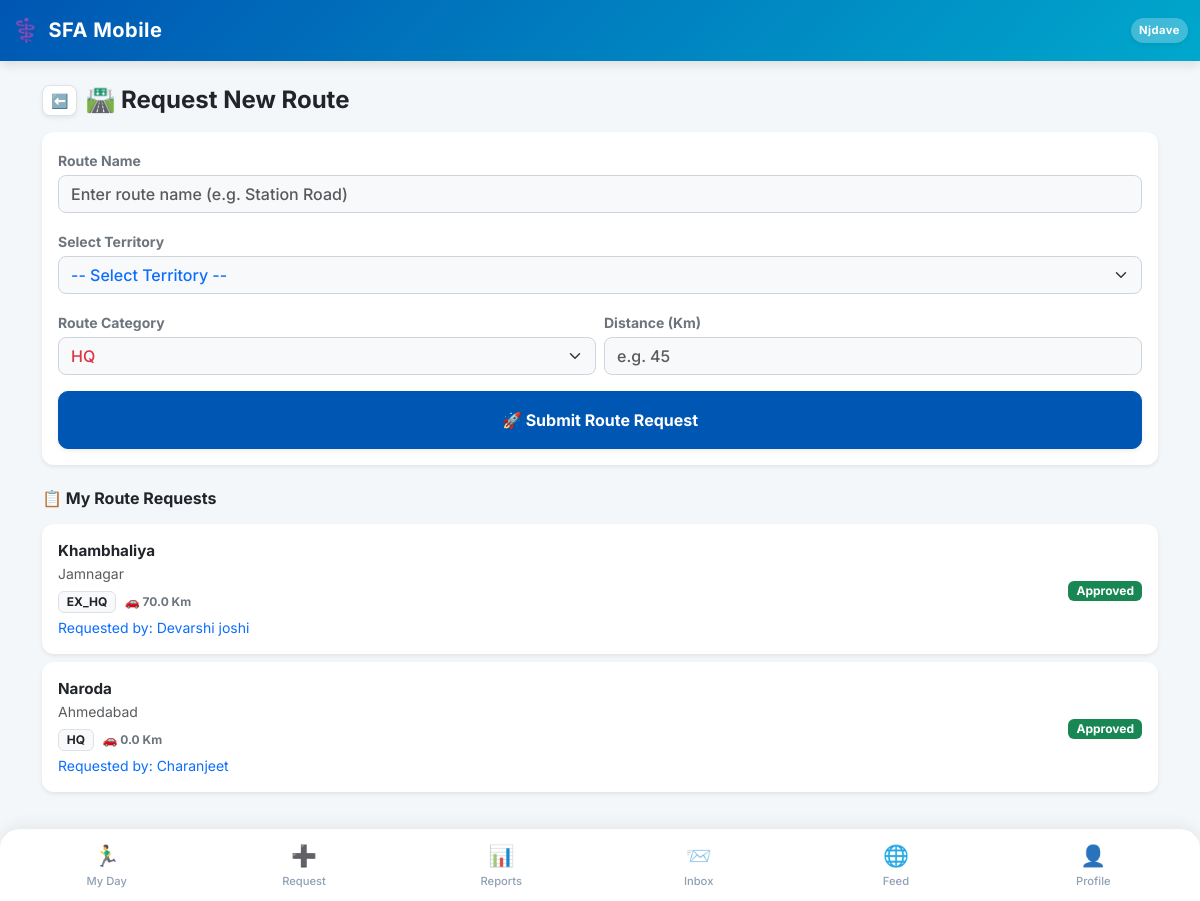
The app's page /request/add-route/ (signed in) with its own data.
### SFA/models.py (models this page shows, shortened)
class Employee(models.Model):
    user = models.OneToOneField(User, on_delete=models.CASCADE, null=True, blank=True)
    company = models.ForeignKey(Company, on_delete=models.PROTECT, related_name='employees') # Already Correct
    DESIGNATION_CHOICES = [
        ('MR', 'Medical Representative'),
        ('ABM', 'Area Business Manager'),
        ('RBM', 'Regional Business Manager'),
        ('ZBM', 'Zonal Business Manager'),
        ('NSM', 'National Sales Manager'),
        ('Admin', 'System Administrator'),
    ]
    name = models.CharField(max_length=100)
    employee_code = models.CharField(max_length=50) # 🌟 FIX: unique=True HATA DIYA HAI
    designation = models.CharField(max_length=5, choices=DESIGNATION_CHOICES, default='MR', db_index=True)   # 🚀 INDEX
    manager = models.ForeignKey('self', on_delete=models.SET_NULL, null=True, blank=True, related_name='subordinates')
    headquarter = models.ForeignKey(Territory, on_delete=models.SET_NULL, null=True, blank=True)
    phone = models.CharField(max_length=15)
    joining_date = models.DateField(default=timezone.now, help_text="Employee ki company join karne ki date. DCR calendar is date se aage hi banega, pehle ka nahi.")
    photo = models.ImageField(upload_to='employee_photos/', blank=True, null=True, help_text="Employee ki profile photo")
    address = models.TextField(blank=True, null=True, help_text="Employee ka home address")
    is_active = models.BooleanField(default=True, db_index=True, help_text="False matlab ye employee company chhod chuka hai ya inactive hai.")   # 🚀 INDEX
    leaving_date = models.DateField(null=True, blank=True, help_text="Employee ke company chhodne ki tareekh.")
    dob = models.DateField(null=True, blank=True, verbose_name="Date of Birth")
    anniversary = models.DateField(null=True, blank=True, verbose_name="Marriage Anniversary")
    blood_group = models.CharField(max_length=10, blank=True, null=True)
    emergency_contact = models.CharField(max_length=15, blank=True, null=True)
    permanent_address = models.TextField(blank=True, null=True)
    father_name = models.CharField(max_length=100, blank=True, null=True)
    father_dob = models.DateField(null=True, blank=True)
    father_mobile = models.CharField(max_length=15, blank=True, null=True)
    father_occupation = models.CharField(max_length=100, blank=True, null=True)
    mother_name = models.CharField(max_length=100, blank=True, null=True)
    mother_dob = models.DateField(null=True, blank=True)
    mother_mobile = models.CharField(max_length=15, blank=True, null=True)
    mother_occupation = models.CharField(max_length=100, blank=True, null=True)
    spouse_name = models.CharField(max_length=100, blank=True, null=True)
    spouse_dob = models.DateField(null=True, blank=True)
    spouse_mobile = models.CharField(max_length=15, blank=True, null=True)
    spouse_occupation = models.CharField(max_length=100, blank=True, null=True)
    child1_name = models.CharField(max_length=100, blank=True, null=True)
    child1_dob = models.DateField(null=True, blank=True)
    child2_name = models.CharField(max_length=100, blank=True, null=True)
    child2_dob = models.DateField(null=True, blank=True)
    EMPLOYMENT_STATUS_CHOICES = [
        ('active', 'Active'),
        ('resigned', 'Resigned'),
        ('retired', 'Retired'),
        ('transferred', 'Transferred'),
        ('terminated', 'Terminated'),
        ('vacant', 'Vacant (Placeholder)'),   # 🌟 Dummy employee jab tak naya MR na aaye
        ('archived', 'Archived (Old Dummy)'), # 🌟 Dummy jiska kaam ho gaya, naye employee ko sab de diya
    ]
    employment_status = models.CharField(
        max_length=15, choices=EMPLOYMENT_STATUS_CHOICES, default='active',
        help_text="is_active sirf access/login control karta hai; ye field WAJAH/reason batata hai."
    )
    is_placeholder = models.BooleanField(
        default=False,
        help_text="True = ye ek 'Vacant_<HQ>' dummy employee hai, asli insaan nahi. Joint Work me normal employee jaisea hi treat hota hai (use individual hi maana jayega)."
    )
    class Meta:
        unique_together = ('company', 'employee_code')

class Route(models.Model):
    STATUS_CHOICES = (('Pending', 'Pending Approval'), ('Approved', 'Approved'), ('Rejected', 'Rejected'))
    CATEGORY_CHOICES = [
        ('HQ', 'Headquarter'),
        ('EX_HQ', 'Ex-Headquarter'),
        ('OUTSTATION', 'Outstation'),
    ]
    company = models.ForeignKey(Company, on_delete=models.CASCADE, related_name='routes') # 🌟 CHANGED
    name = models.CharField(max_length=150)
    territory = models.ForeignKey(Territory, on_delete=models.CASCADE)
    category = models.CharField(max_length=15, choices=CATEGORY_CHOICES, default='HQ')
    distance_from_hq = models.DecimalField(max_digits=6, decimal_places=1, default=0.0, help_text="Distance in KM from HQ")
    requested_by = models.ForeignKey('Employee', on_delete=models.SET_NULL, null=True, blank=True, related_name='requested_routes')
    status = models.CharField(max_length=20, choices=STATUS_CHOICES, default='Pending', db_index=True)   # 🚀 INDEX
    class Meta:
        unique_together = ('territory', 'name')

class Territory(models.Model):
    company = models.ForeignKey(Company, on_delete=models.CASCADE, related_name='territories') # 🌟 CHANGED
    name = models.CharField(max_length=100)
    city = models.CharField(max_length=100)
    class Meta:
        unique_together = ('company', 'name')

### SFA/views/masters.py (the view, shortened to what this page needs)
# urls.py: path('request/add-route/', views.add_route_view, name='add_route'),
@employee_required
def add_route_view(request, employee):
    team_employees = get_full_team_employees(employee)
    my_territory_ids = get_team_territory_ids(team_employees)
    territories = Territory.objects.filter(id__in=my_territory_ids).order_by('name') if my_territory_ids else Territory.objects.filter(company=employee.company).order_by('name')
    return render(request, 'add_route.html', {'territories': territories, 'my_routes': Route.objects.filter(requested_by__in=team_employees).order_by('-id'), 'is_manager_view': employee.designation != 'MR'})

### SFA/context_processors.py (called while the page is built)
def notification_counts(request):
    if request.user.is_authenticated and hasattr(request.user, 'employee'):
        employee = request.user.employee
        cache_key = f'nav_counts_{employee.id}'
        counts = cache.get(cache_key)
        if counts is None:
            counts = {
                'unread_notif_count': SystemNotification.objects.filter(employee=employee, is_read=False).count(),
                'unread_msg_count': InternalMessage.objects.filter(receiver=employee, is_read=False).count(),
            }
            cache.set(cache_key, counts, 60) # 60 seconds cache timeout
        return counts
    return {
        'unread_notif_count': 0,
        'unread_msg_count': 0,
    }

### SFA/services/team.py (called while the page is built)
def get_full_team_employees(employee, include_inactive=False):
    team_ids = {employee.id}
    managers_to_check = [employee.id]
    while managers_to_check:
        subs_qs = Employee.objects.filter(manager_id__in=managers_to_check)
        if not include_inactive:
            subs_qs = subs_qs.filter(is_active=True)
        subs = list(subs_qs.values_list('id', flat=True))
        if not subs:
            break
        managers_to_check = subs
        team_ids.update(subs)
    qs = Employee.objects.filter(id__in=team_ids)
    if not include_inactive:
        qs = qs.filter(is_active=True)
    return qs

def get_team_territory_ids(team_employees):
    ids = set(
        team_employees
        .exclude(headquarter__isnull=True)
        .values_list('headquarter_id', flat=True)
    )
    ids.update(
        Doctor.objects
        .filter(allocated_to__in=team_employees, status='Approved')
        .values_list('territory_id', flat=True)
    )
    ids.update(
        Chemist.objects
        .filter(allocated_to__in=team_employees, status='Approved')
        .values_list('territory_id', flat=True)
    )
    ids.discard(None)
    return ids

### SFA/templates/add_route.html (shortened to what this page needs)
{% extends 'base.html' %}
{% block content %}
<div class="container-fluid p-0 mb-4">
    <div class="d-flex align-items-center gap-2 mb-3">
        <a href="{% url 'request_hub' %}" class="btn btn-light shadow-sm btn-sm px-2 py-1 rounded-3 border bg-white text-secondary">⬅️</a>
        <h4 class="fw-bold text-dark mb-0">🛣️ Request New Route</h4>
    </div>
    <div class="card border-0 shadow-sm bg-white mb-4">
        <div class="card-body p-3">
            <form method="POST">
                <div class="mb-3">
                    <label class="form-label text-secondary small fw-bold mb-1">Route Name</label>
                    <input type="text" name="name" class="form-control bg-light fw-medium" placeholder="Enter route name (e.g. Station Road)" required>
                </div>
                <div class="mb-3">
                    <label class="form-label text-secondary small fw-bold mb-1">Select Territory</label>
                    <select name="territory" class="form-select bg-light fw-medium text-primary" required>
                        <option value="">-- Select Territory --</option>
                    </select>
                </div>
                <div class="row g-2 mb-3">
                    <div class="col-6">
                        <label class="form-label text-secondary small fw-bold mb-1">Route Category</label>
                        <select name="category" class="form-select bg-light fw-medium text-danger" required>
                            <option value="HQ">HQ</option>
                        </select>
                    </div>
                    <div class="col-6">
                        <label class="form-label text-secondary small fw-bold mb-1">Distance (Km)</label>
                        <input type="number" step="0.1" name="distance_from_hq" class="form-control bg-light fw-medium" placeholder="e.g. 45" required>
                    </div>
                </div>
                <button type="submit" class="btn btn-primary w-100 fw-bold py-3 shadow-sm" style="border-radius:10px;">
                    🚀 Submit Route Request
                </button>
            </form>
        </div>
    </div>
    <h6 class="fw-bold text-dark mb-3">📋 My Route Requests</h6>
    {% for r in my_routes %}
        <div class="card border-0 shadow-sm mb-2 bg-white" style="border-left: 4px solid {% if r.status == 'Approved' %}#28a745{% elif r.status == 'Rejected' %}#dc3545{% else %}#ffc107{% endif %};">
            <div class="card-body p-3">
                <div class="d-flex justify-content-between align-items-center">
                    <div>
                        <span class="fw-bold text-dark d-block" style="font-size: 0.95rem;">{{ r.name }}</span>
                        <small class="text-muted d-block mb-1">{{ r.territory.name }}</small>
                        <span class="badge bg-light text-dark border me-1">{{ r.category }}</span>
                        <small class="text-secondary fw-bold" style="font-size:0.75rem;">🚗 {{ r.distance_from_hq }} Km</small>
                        {% if is_manager_view %}
                            <small class="text-primary d-block mt-1">Requested by: {{ r.requested_by.name }}</small>
                        {% endif %}
                    </div>
                    <div>
                        <span class="badge {% if r.status == 'Approved' %}bg-success{% elif r.status == 'Rejected' %}bg-danger{% else %}bg-warning text-dark{% endif %} px-2 py-1">
                            {{ r.status }}
                        </span>
                    </div>
                </div>
            </div>
        </div>
    {% empty %}
        <div class="card border-0 text-center p-4 shadow-sm bg-white">
            <span class="text-muted small fw-medium">Koi route request pending ya submit nahi ki gayi hai.</span>
        </div>
    {% endfor %}
</div>
{% endblock %}

### SFA/templates/base.html (shortened to what this page needs)
<!DOCTYPE html>
<html lang="en">
<head>
    <link href="https://cdn.jsdelivr.net/npm/bootstrap@5.3.0/dist/css/bootstrap.min.css" rel="stylesheet">
    <link href="https://cdn.jsdelivr.net/npm/bootstrap-icons@1.11.0/font/bootstrap-icons.css" rel="stylesheet">
</head>
<body>
    <nav class="navbar navbar-dark navbar-custom sticky-top">
        <div class="container-fluid py-1">
            <span class="navbar-brand mb-0 h1 d-flex align-items-center gap-2">
                <span style="font-size: 1.4rem;">⚕️</span> SFA Mobile
            </span>
            <div class="d-flex align-items-center gap-3">
                <span class="text-white fw-bold bg-white bg-opacity-25 px-2 py-1 rounded-pill shadow-sm" style="font-size: 0.70rem; letter-spacing: 0.5px;">
                    {{ request.user.employee.name|default:"Guest"|truncatechars:10 }}
                </span>
            </div>
        </div>
    </nav>
    <div class="container mt-4 mb-4">
        {% block content %}
        {% endblock %}
    </div>
    <div class="fixed-bottom bottom-nav d-flex justify-content-between align-items-center">
        {% if request.user.employee.designation != 'Admin' and request.user.employee.designation != 'System Administrator' %}
        <a href="{% url 'mr_dashboard' %}" class="nav-item {% if request.resolver_match.url_name == 'mr_dashboard' or request.resolver_match.url_name == 'day_start' or request.resolver_match.url_name == 'day_end' %}active{% endif %}">
            <span class="nav-icon">🏃‍♂️</span>My Day
        </a>
        {% endif %}
        <a href="{% url 'request_hub' %}" class="nav-item {% if request.resolver_match.url_name == 'request_hub' %}active{% endif %}">
            <span class="nav-icon">➕</span>Request
        </a>
        <a href="{% url 'view_hub' %}" class="nav-item {% if request.resolver_match.url_name == 'view_hub' or request.resolver_match.url_name == 'dcr_report' %}active{% endif %}">
            <span class="nav-icon">📊</span>Reports
        </a>
        <a href="{% url 'web_inbox' %}" class="nav-item {% if request.resolver_match.url_name == 'web_inbox' or request.resolver_match.url_name == 'web_compose' %}active{% endif %}">
            <span class="nav-icon position-relative">
                📨
            </span>Inbox
        </a>
<a href="{% url 'community_feed' %}" class="nav-item {% if request.resolver_match.url_name == 'community_feed' %}active{% endif %}">
    <span class="nav-icon">🌐</span>Feed
</a>
        <a href="{% url 'profile' %}" class="nav-item {% if request.resolver_match.url_name == 'profile' %}active{% endif %}">
            <span class="nav-icon">👤</span>Profile
        </a>
    </div>
</body>
</html>

### SFA/templates/base.html (style rules this page uses)
:root { --pharma-primary: #0056b3; --pharma-secondary: #00a8cc; --bg-light: #f4f7f9; }
body { font-family: 'Inter', sans-serif; background-color: var(--bg-light); padding-bottom: 85px; }
.navbar-custom { background: linear-gradient(135deg, var(--pharma-primary), var(--pharma-secondary)); box-shadow: 0 4px 10px rgba(0,0,0,0.1); }
.navbar-brand { font-weight: 700; letter-spacing: 0.5px; }
.card { border: none !important; border-radius: 12px; box-shadow: 0 4px 12px rgba(0, 0, 0, 0.05); }
.form-control, .form-select { border-radius: 8px; border: 1px solid #ced4da; }
.btn-primary { background-color: var(--pharma-primary); border-color: var(--pharma-primary); border-radius: 8px; font-weight: 600; }
.bottom-nav { background-color: #ffffff; border-top-left-radius: 20px; border-top-right-radius: 20px; box-shadow: 0 -4px 15px rgba(0,0,0,0.06); padding: 5px 8px; }
.nav-item { text-align: center; flex: 1; padding: 6px 0; color: #8fa0b3; font-size: 0.70rem; font-weight: 500; text-decoration: none; border-radius: 12px; transition: all 0.3s ease; }
.nav-icon { font-size: 1.3rem; display: block; margin-bottom: 2px; filter: grayscale(20%); }

### records on screen
Route: name "Khambhaliya", territory.name "Jamnagar", category "EX_HQ", distance_from_hq "70.0", requested_by.name "Devarshi joshi", status "Approved"
Route: name "Naroda", territory.name "Ahmedabad", category "HQ", distance_from_hq "0.0", requested_by.name "Charanjeet", status "Approved"

### other values on screen
{{ request.user.employee.name|default:"Guest"|truncatechars:10 }} "Njdave"
